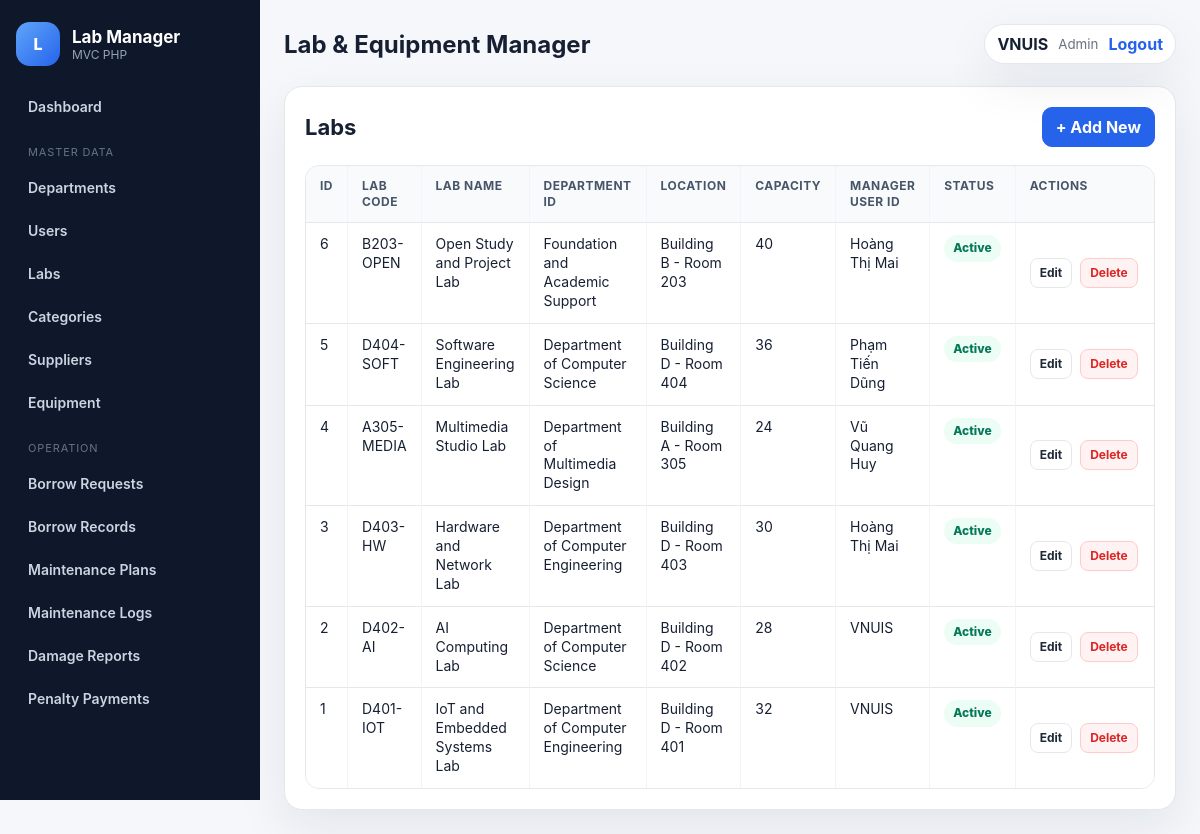
Page /index.php?route=labs/index (signed in) on the committed database.
### tables this page shows
CREATE TABLE users (
    id INT AUTO_INCREMENT PRIMARY KEY,
    department_id INT NULL,
    full_name VARCHAR(120) NOT NULL,
    email VARCHAR(150) NOT NULL UNIQUE,
    student_code VARCHAR(8) UNIQUE,
    password_hash VARCHAR(255) NOT NULL,
    role ENUM('admin', 'student', 'technician') NOT NULL DEFAULT 'student',
    phone VARCHAR(20),
    status ENUM('active', 'inactive') NOT NULL DEFAULT 'active',
    created_at DATETIME NOT NULL DEFAULT CURRENT_TIMESTAMP,

    CONSTRAINT fk_users_department
        FOREIGN KEY (department_id) REFERENCES departments(id)
        ON UPDATE CASCADE
        ON DELETE SET NULL
);

CREATE TABLE labs (
    id INT AUTO_INCREMENT PRIMARY KEY,
    department_id INT NULL,
    lab_code VARCHAR(30) NOT NULL UNIQUE,
    lab_name VARCHAR(120) NOT NULL,
    location VARCHAR(150),
    capacity INT NOT NULL DEFAULT 0,
    manager_user_id INT NULL,
    status ENUM('active', 'inactive') NOT NULL DEFAULT 'active',
    created_at DATETIME NOT NULL DEFAULT CURRENT_TIMESTAMP,

    CONSTRAINT fk_labs_department
        FOREIGN KEY (department_id) REFERENCES departments(id)
        ON UPDATE CASCADE
        ON DELETE SET NULL,

    CONSTRAINT fk_labs_manager
        FOREIGN KEY (manager_user_id) REFERENCES users(id)
        ON UPDATE CASCADE
        ON DELETE SET NULL,

    CONSTRAINT chk_labs_capacity
        CHECK (capacity >= 0)
);

### app/core/Controller.php (called while the page is built, shortened)
<?php
class Controller
{
    public function __construct()
    {
        $this->pdo = Database::getConnection();
    }
    protected function view(string $view, array $data = []): void
    {
        extract($data);
        require BASE_PATH . '/app/views/layouts/header.php';
        require BASE_PATH . '/app/views/' . $view . '.php';
        require BASE_PATH . '/app/views/layouts/footer.php';
    }
}

### app/controllers/CrudController.php (called while the page is built, shortened)
<?php
class CrudController extends Controller
{
    protected string $moduleKey;
    protected array $schema;
    protected BaseModel $model;
    public function __construct(string $moduleKey)
    {
        parent::__construct();
        $this->moduleKey = $moduleKey;
        $this->schema = Schema::get($moduleKey);
        $this->model = new BaseModel($this->pdo);
    }
    public function index(): void
    {
        $where = $this->studentWhere();
        $rows = $this->model->getAll($this->schema, $where);
        $options = $this->loadRelationOptions();
        $this->view('crud/index', [
            'moduleKey' => $this->moduleKey,
            'schema' => $this->schema,
            'rows' => $rows,
            'options' => $options,
            'canCreate' => $this->can('create'),
            'canEdit' => $this->can('edit'),
            'canDelete' => $this->can('delete'),
        ]);
    }
    protected function can(string $action): bool
    {
        $roles = $this->schema['roles'][$action] ?? [];
        return Auth::check() && in_array(Auth::role(), $roles, true);
    }
    protected function studentWhere(): ?array
    {
        if (!Auth::isStudent()) return null;
        return null;
    }
    protected function loadRelationOptions(): array
    {
        $options = [];
        foreach ($this->schema['fields'] as $field => $meta) {
            if (($meta['type'] ?? '') === 'relation') {
                $rel = $meta['relation'];
                $options[$field] = $this->model->relationOptions($rel['table'], $rel['label'], $rel['extra'] ?? null);
            }
        }
        return $options;
    }
}

### index.php (called while the page is built, shortened)
<?php
require_once __DIR__ . '/config/config.php';
require_once BASE_PATH . '/app/core/Database.php';
require_once BASE_PATH . '/app/core/Auth.php';
require_once BASE_PATH . '/app/core/Controller.php';
require_once BASE_PATH . '/app/core/Schema.php';
require_once BASE_PATH . '/app/models/BaseModel.php';
require_once BASE_PATH . '/app/controllers/CrudController.php';
$route = $_GET['route'] ?? (Auth::check() ? 'dashboard/index' : 'auth/login');
[$module, $action] = array_pad(explode('/', $route, 2), 2, 'index');
$controller = new $controllerClass();
$method = $action === 'view' ? 'viewAction' : $action;
$controller->$method();

### config/config.php (called while the page is built, shortened)
<?php
function app_base_path(): string
{
    $scriptName = str_replace('\\', '/', $_SERVER['SCRIPT_NAME'] ?? '/index.php');
    $dir = rtrim(dirname($scriptName), '/');
    return ($dir === '.' || $dir === '/') ? '' : $dir;
}
function current_origin(): string
{
    $host = $_SERVER['HTTP_HOST'] ?? 'localhost';
    $https = (!empty($_SERVER['HTTPS']) && $_SERVER['HTTPS'] !== 'off');
    $scheme = $https ? 'https' : 'http';
    return $scheme . '://' . $host;
}
function base_url(): string
{
    return current_origin() . app_base_path();
}
function is_public_document_root(): bool
{
    $documentRoot = realpath($_SERVER['DOCUMENT_ROOT'] ?? '');
    $publicPath = realpath(BASE_PATH . '/public');
    return $documentRoot && $publicPath && $documentRoot === $publicPath;
}
function public_url(): string
{
    $base = base_url();
    return $base . '/public';
}
function url(string $route = '', array $params = []): string
{
    $query = array_merge(['route' => $route], $params);
    return base_url() . '/index.php?' . http_build_query($query);
}
function asset(string $path): string
{
    return public_url() . '/assets/' . ltrim($path, '/') . '?v=6';
}
function e($value): string
{
    return htmlspecialchars((string)$value, ENT_QUOTES, 'UTF-8');
}

### app/core/Auth.php (called while the page is built, shortened)
<?php
class Auth
{
    public static function user(): ?array
    {
        return $_SESSION['user'] ?? null;
    }
    public static function role(): ?string
    {
        return $_SESSION['user']['role'] ?? null;
    }
    public static function check(): bool
    {
        return isset($_SESSION['user']);
    }
    public static function isAdmin(): bool
    {
        return self::role() === 'admin';
    }
    public static function isStudent(): bool
    {
        return self::role() === 'student';
    }
}

### app/models/BaseModel.php (called while the page is built, shortened)
<?php
class BaseModel
{
    protected PDO $pdo;
    public function __construct(PDO $pdo)
    {
        $this->pdo = $pdo;
    }
    public function getAll(array $schema, ?array $where = null): array
    {
        $table = $schema['table'];
        $sql = "SELECT * FROM `$table`";
        $params = [];
        $sql .= " ORDER BY id DESC";
        $stmt = $this->pdo->prepare($sql);
        $stmt->execute($params);
        return $stmt->fetchAll();
    }
    public function relationOptions(string $table, string $labelField, ?string $extraField = null): array
    {
        $columns = ['id', $labelField];
        $select = implode(', ', array_map(fn($c) => "`$c`", $columns));
        $stmt = $this->pdo->query("SELECT $select FROM `$table` ORDER BY `$labelField` ASC");
        $items = [];
        while ($row = $stmt->fetch()) {
            $label = $row[$labelField] ?? ('#' . $row['id']);
            $items[(string)$row['id']] = $label;
        }
        return $items;
    }
}

### app/core/Database.php (called while the page is built, shortened)
<?php
class Database
{
    private static ?PDO $pdo = null;
    public static function getConnection(): PDO
    {
        $dsn = 'mysql:host=' . DB_HOST . ';dbname=' . DB_NAME . ';charset=' . DB_CHARSET;
        try {
            self::$pdo = new PDO($dsn, DB_USER, DB_PASS, [
                PDO::ATTR_ERRMODE => PDO::ERRMODE_EXCEPTION,
                PDO::ATTR_DEFAULT_FETCH_MODE => PDO::FETCH_ASSOC,
                PDO::ATTR_EMULATE_PREPARES => false,
            ]);
            self::ensureLatestSchema(self::$pdo);
            return self::$pdo;
        } catch (PDOException $e) {
            if (AUTO_INSTALL_DATABASE && strpos($e->getMessage(), 'Unknown database') !== false) {
                self::installDatabase();
                self::$pdo = new PDO($dsn, DB_USER, DB_PASS, [
                    PDO::ATTR_ERRMODE => PDO::ERRMODE_EXCEPTION,
                    PDO::ATTR_DEFAULT_FETCH_MODE => PDO::FETCH_ASSOC,
                    PDO::ATTR_EMULATE_PREPARES => false,
                ]);
                return self::$pdo;
            }
            die('Database connection failed: ' . $e->getMessage());
        }
    }
    private static function ensureLatestSchema(PDO $pdo): void
    {
        try {
            $stmt = $pdo->query("SHOW COLUMNS FROM users LIKE 'student_code'");
            $hasStudentCode = (bool)$stmt->fetch();
        } catch (Throwable $e) {
            self::installDatabase();
            self::$pdo = null;
        }
    }
}

### app/controllers/LabsController.php (called while the page is built)
<?php
class LabsController extends CrudController
{
    public function __construct()
    {
        parent::__construct('labs');
    }
}

### app/core/Schema.php (called while the page is built, shortened)
<?php
class Schema
{
    public static function get(string $key): array
    {
        $all = self::all();
        return $all[$key];
    }
}

### app/views/crud/index.php (the view, shortened to what this page needs)
<section class="panel">
    <div class="panel-header">
        <div>
            <h2><?= e($schema['title']) ?></h2>
        </div>
        <?php if ($canCreate): ?>
            <a class="btn btn-primary" href="<?= url($moduleKey . '/create') ?>">+ Add New</a>
        <?php endif; ?>
    </div>
    <div class="table-responsive">
        <table class="data-table">
            <thead>
                <tr>
                    <?php foreach ($schema['list'] as $col): ?>
                        <th><?= e(ucwords(str_replace('_',' ', $col))) ?></th>
                    <?php endforeach; ?>
                    <th class="actions-col">Actions</th>
                </tr>
            </thead>
            <tbody>
                <?php foreach ($rows as $row): ?>
                    <tr>
                        <?php foreach ($schema['list'] as $col): ?>
                            <td>
                                <?php
                                    $value = $row[$col] ?? '';
                                    if (isset($options[$col]) && $value !== null) {
                                        echo e($options[$col][(string)$value] ?? ('#' . $value));
                                    } elseif ($col === 'status' || str_ends_with($col, '_status') || $col === 'role') {
                                        echo '<span class="badge badge-' . e((string)$value) . '">' . e((string)$value) . '</span>';
                                    } else {
                                        echo e(mb_strimwidth((string)$value, 0, 70, '...'));
                                    }
                                ?>
                            </td>
                        <?php endforeach; ?>
                        <td class="actions-cell"><div class="actions">
                            <?php if ($canEdit): ?>
                                <a class="btn btn-sm" href="<?= url($moduleKey . '/edit', ['id'=>$row['id']]) ?>">Edit</a>
                            <?php endif; ?>
                            <?php if ($canDelete): ?>
                                <a class="btn btn-sm btn-danger" onclick="return confirm('Delete this record?')" href="<?= url($moduleKey . '/delete', ['id'=>$row['id']]) ?>">Delete</a>
                            <?php endif; ?>
                        </div></td>
                    </tr>
                <?php endforeach; ?>
            </tbody>
        </table>
    </div>
</section>

### app/views/layouts/header.php (shortened to what this page needs)
<?php $user = Auth::user(); ?>
<!doctype html>
<html lang="en">
<head>
    <link rel="stylesheet" href="<?= asset('css/app.css') ?>">
        <?php
        $cssFile = BASE_PATH . '/public/assets/css/app.css';
        if (is_file($cssFile)) {
            readfile($cssFile);
        }
        ?>
</head>
<body>
<?php if (Auth::check()): ?>
<div class="app-shell">
    <aside class="sidebar">
        <div class="brand">
            <div class="brand-icon">L</div>
            <div>
                <strong>Lab Manager</strong>
                <span>MVC PHP</span>
            </div>
        </div>
        <nav class="nav">
            <a href="<?= url('dashboard/index') ?>">Dashboard</a>
            <div class="nav-title">Master Data</div>
            <?php if (in_array(Auth::role(), ['admin','technician'], true)): ?>
                <a href="<?= url('departments/index') ?>">Departments</a>
                <?php if (Auth::isAdmin()): ?>
                    <a href="<?= url('users/index') ?>">Users</a>
                <?php endif; ?>
                <a href="<?= url('labs/index') ?>">Labs</a>
                <a href="<?= url('equipment_categories/index') ?>">Categories</a>
                <a href="<?= url('suppliers/index') ?>">Suppliers</a>
            <?php endif; ?>
            <a href="<?= url('equipment/index') ?>">Equipment</a>
            <div class="nav-title">Operation</div>
            <a href="<?= url('borrow_requests/index') ?>">Borrow Requests</a>
            <a href="<?= url('borrow_records/index') ?>">Borrow Records</a>
            <?php if (!Auth::isStudent()): ?>
                <a href="<?= url('maintenance_schedules/index') ?>">Maintenance Plans</a>
                <a href="<?= url('maintenance_logs/index') ?>">Maintenance Logs</a>
                <a href="<?= url('damage_reports/index') ?>">Damage Reports</a>
            <?php endif; ?>
            <a href="<?= url('penalty_payments/index') ?>">Penalty Payments</a>
        </nav>
    </aside>
    <main class="main">
        <header class="topbar">
            <div>
                <h1><?= e(APP_NAME) ?></h1>
            </div>
            <div class="user-pill">
                <span><?= e($user['full_name']) ?></span>
                <small><?= e(ucfirst($user['role'])) ?></small>
                <a href="<?= url('auth/logout') ?>">Logout</a>
            </div>
        </header>
<?php endif; ?>

### rows in the picture
users: full_name "VNUIS"
labs: id "6", lab_code "B203-OPEN", lab_name "Open Study and Project Lab", department "Foundation and Academic Support", location "Building B - Room 203", capacity "40", manager_user "Hoàng Thị Mai", status "Active"
labs: id "5", lab_code "D404-SOFT", lab_name "Software Engineering Lab", department "Department of Computer Science", location "Building D - Room 404", capacity "36", manager_user "Phạm Tiến Dũng", status "Active"
labs: id "4", lab_code "A305-MEDIA", lab_name "Multimedia Studio Lab", department "Department of Multimedia Design", location "Building A - Room 305", capacity "24", manager_user "Vũ Quang Huy", status "Active"
labs: id "3", lab_code "D403-HW", lab_name "Hardware and Network Lab", department "Department of Computer Engineering", location "Building D - Room 403", capacity "30", manager_user "Hoàng Thị Mai", status "Active"
labs: id "2", lab_code "D402-AI", lab_name "AI Computing Lab", department "Department of Computer Science", location "Building D - Room 402", capacity "28", manager_user "VNUIS", status "Active"
labs: id "1", lab_code "D401-IOT", lab_name "IoT and Embedded Systems Lab", department "Department of Computer Engineering", location "Building D - Room 401", capacity "32", manager_user "VNUIS", status "Active"

### other values in the picture
APP_NAME "Lab & Equipment Manager"
$user['role'] "Admin"
$schema['title'] "Labs"
str_replace('_',' ', $col) "ID"
str_replace('_',' ', $col) "LAB CODE"
str_replace('_',' ', $col) "LAB NAME"
str_replace('_',' ', $col) "DEPARTMENT ID"
str_replace('_',' ', $col) "LOCATION"
str_replace('_',' ', $col) "CAPACITY"
str_replace('_',' ', $col) "MANAGER USER ID"
str_replace('_',' ', $col) "STATUS"
